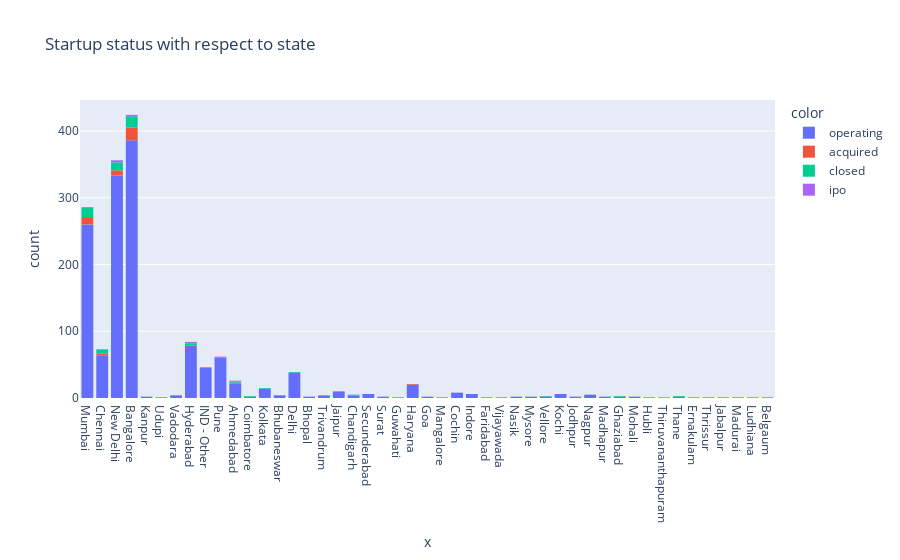

Notebook code cell kept with this figure:
### Code cell
fig_bar=px.histogram(title='Startup status with respect to state',x=india_startup['region'],color=india_startup['status'])
fig_bar.show()

### Figure 1 — Plotly figure (JSON) as saved in the notebook; plotly's stock layout.template omitted (floating-point values rounded to 4 significant figures; data arrays with more than 128 entries replaced by an {"elided": "..."} marker saying what was removed)
{"data": [{"alignmentgroup": "True", "bingroup": "x", "hovertemplate": "color=operating<br>x=%{x}<br>count=%{y}<extra></extra>", "legendgroup": "operating", "marker": {"color": "#636efa", "pattern": {"shape": ""}}, "name": "operating", "offsetgroup": "operating", "orientation": "v", "showlegend": true, "type": "histogram", "x": {"elided": "1414 str values"}, "xaxis": "x", "yaxis": "y"}, {"alignmentgroup": "True", "bingroup": "x", "hovertemplate": "color=acquired<br>x=%{x}<br>count=%{y}<extra></extra>", "legendgroup": "acquired", "marker": {"color": "#EF553B", "pattern": {"shape": ""}}, "name": "acquired", "offsetgroup": "acquired", "orientation": "v", "showlegend": true, "type": "histogram", "x": ["Bangalore", "New Delhi", "Hyderabad", "New Delhi", "Mumbai", "New Delhi", "New Delhi", "Mumbai", "Mumbai", "Jaipur", "Bangalore", "Ahmedabad", "Bangalore", "Bangalore", "Mumbai", "Chennai", "Mumbai", "Bangalore", "Bangalore", "Trivandrum", "IND - Other", "Bangalore", "New Delhi", "Mumbai", "Haryana", "Bangalore", "Bangalore", "New Delhi", "Bangalore", "Bangalore", "Mumbai", "New Delhi", "Mumbai", "New Delhi", "Bangalore", "Chennai", "Bangalore", "Mumbai", "Bangalore", "Bangalore", "Chennai", "Pune", "Bangalore", "Bangalore", "Mumbai", "Mumbai", "Bangalore", "Bangalore"], "xaxis": "x", "yaxis": "y"}, {"alignmentgroup": "True", "bingroup": "x", "hovertemplate": "color=closed<br>x=%{x}<br>count=%{y}<extra></extra>", "legendgroup": "closed", "marker": {"color": "#00cc96", "pattern": {"shape": ""}}, "name": "closed", "offsetgroup": "closed", "orientation": "v", "showlegend": true, "type": "histogram", "x": ["Chandigarh", "Mumbai", "New Delhi", "New Delhi", "New Delhi", "New Delhi", "Bangalore", "Hyderabad", "Ghaziabad", "Mumbai", "New Delhi", "Chennai", "Chennai", "Chennai", "Mumbai", "Mumbai", "Coimbatore", "New Delhi", "Bangalore", "Bangalore", "New Delhi", "New Delhi", "Ahmedabad", "Mumbai", "Mumbai", "New Delhi", "Mumbai", "Bangalore", "Delhi", "Bangalore", "Mumbai", "Mumbai", "Bangalore", "Hyderabad", "New Delhi", "Chennai", "Mumbai", "Chennai", "Bangalore", "New Delhi", "Bangalore", "Hyderabad", "Thane", "Bangalore", "Mumbai", "Bangalore", "Bangalore", "Bangalore", "Bangalore", "New Delhi", "Mumbai", "Vellore", "Bangalore", "Kolkata", "Mumbai", "Mumbai", "Bangalore", "Bangalore", "Bangalore", "Ahmedabad"], "xaxis": "x", "yaxis": "y"}, {"alignmentgroup": "True", "bingroup": "x", "hovertemplate": "color=ipo<br>x=%{x}<br>count=%{y}<extra></extra>", "legendgroup": "ipo", "marker": {"color": "#ab63fa", "pattern": {"shape": ""}}, "name": "ipo", "offsetgroup": "ipo", "orientation": "v", "showlegend": true, "type": "histogram", "x": ["Chennai", "Bangalore", "New Delhi", "Hyderabad", "Hyderabad", "Mumbai", "New Delhi", "New Delhi", "Pune", "Ahmedabad", "Bangalore"], "xaxis": "x", "yaxis": "y"}], "layout": {"barmode": "relative", "legend": {"title": {"text": "color"}, "tracegroupgap": 0}, "title": {"text": "Startup status with respect to state"}, "xaxis": {"anchor": "y", "domain": [0, 1], "title": {"text": "x"}}, "yaxis": {"anchor": "x", "domain": [0, 1], "title": {"text": "count"}}}}
